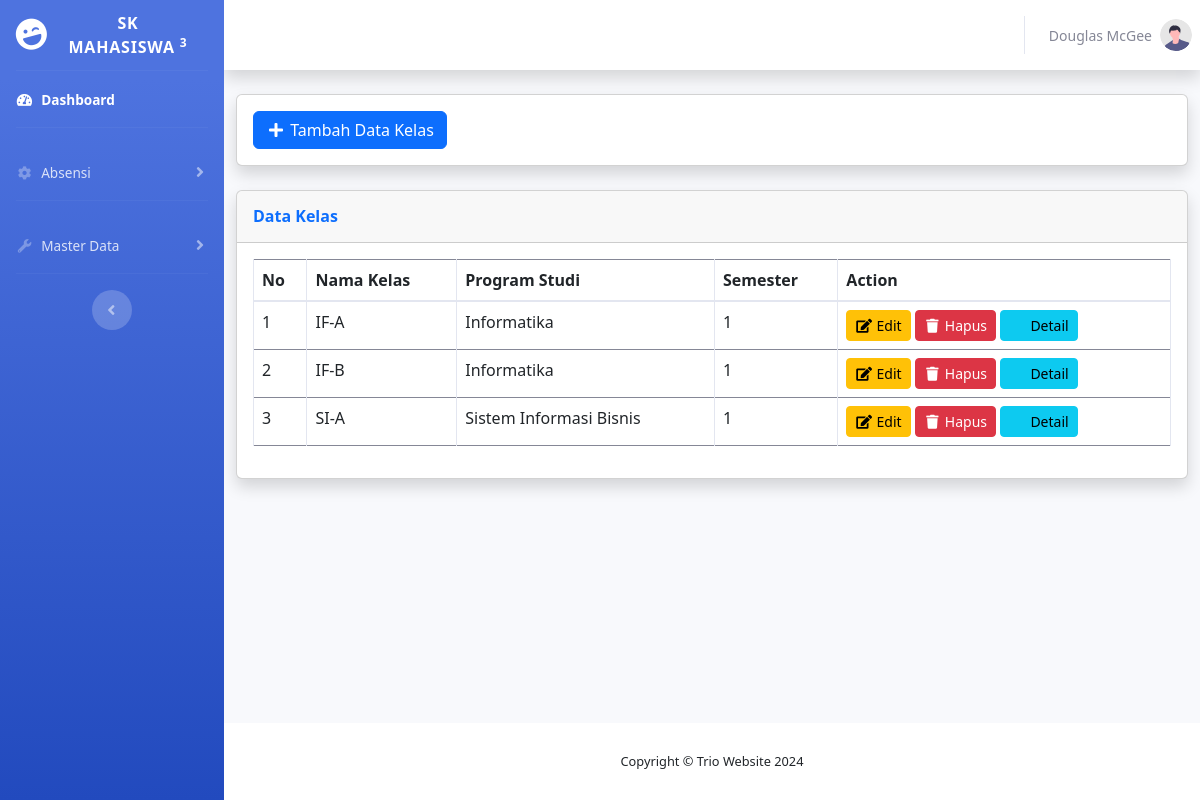
The app's page /masterdata-kelas.php with its own data.
### tables this page shows
CREATE TABLE `kelas` (
  `id_kelas` int(11) NOT NULL,
  `nama_kelas` varchar(50) NOT NULL,
  `semester` int(5) NOT NULL DEFAULT 1,
  `id_prodi` int(11) DEFAULT NULL
);

CREATE TABLE `prodi` (
  `id_prodi` int(11) NOT NULL,
  `prodi_name` varchar(100) NOT NULL,
  `jurusan_id` int(11) DEFAULT NULL
);

### masterdata-kelas.php (the view, shortened to what this page needs)
<?php include 'controller/koneksi.php'; ?>
<!DOCTYPE html>
<html lang="en">
<head>
    <link href="vendor/fontawesome-free/css/all.min.css" rel="stylesheet" type="text/css">
    <link href="css/sb-admin-2.min.css" rel="stylesheet">
    <link href="https://cdn.datatables.net/2.1.8/css/dataTables.dataTables.min.css" rel="stylesheet">
    <link href="https://cdn.jsdelivr.net/npm/bootstrap@5.3.0-alpha3/dist/css/bootstrap.min.css" rel="stylesheet">
</head>
<body id="page-top">
    <div id="wrapper">
        <?php include 'sidebar.php'; ?>
        <div id="content-wrapper" class="d-flex flex-column">
            <div id="content">
                <nav class="navbar navbar-expand navbar-light bg-white topbar mb-4 static-top shadow">
                    <ul class="navbar-nav ml-auto">
                        <li class="nav-item dropdown no-arrow">
                            <a class="nav-link dropdown-toggle" href="#" id="userDropdown" role="button"
                                data-toggle="dropdown" aria-haspopup="true" aria-expanded="false">
                                <span class="mr-2 d-none d-lg-inline text-gray-600 small">Douglas McGee</span>
                                <img class="img-profile rounded-circle" src="img/undraw_profile.svg">
                            </a>
                        </li>
                    </ul>
                </nav>
                <div class="container-fluid">
                    <div class="card shadow mb-4">
                        <div class="card-body">
                            <div class="">
                                <a class="btn btn-primary" data-bs-toggle="modal" data-bs-target="#addKelasModal"><i
                                        class="fas fa-fw fa-plus"></i> Tambah Data
                                    Kelas</a>
                            </div>
                        </div>
                    </div>
                    <div class="card shadow mb-4">
                        <div class="card-header py-3">
                            <h6 class="m-0 font-weight-bold text-primary">Data Kelas</h6>
                        </div>
                        <div class="card-body">
                            <div class="table-responsive">
                              <table class="table table-bordered" id="dataTable" width="100%" cellspacing="0">
    <thead>
        <tr>
            <th>No</th>
            <th>Nama Kelas</th>
            <th>Program Studi</th>
            <th>Semester</th>
            <th>Action</th>
        </tr>
    </thead>
    <tbody>
        <?php
        $no = 1;
        $query = mysqli_query($conn, "SELECT * FROM kelas");
        while ($row = mysqli_fetch_array($query)) {
            ?>
                                                                            <tr>
                                                                                <td><?php echo $no++; ?></td>
                                                                                <td><?php echo $row['nama_kelas']; ?></td>
                                                                                <?php
                                                                                $idprodi = $row['id_prodi'];
                                                                                $query2 = mysqli_query($conn, "SELECT * FROM prodi WHERE id_prodi = $idprodi");
                                                                                $row2 = mysqli_fetch_array($query2);
                                                                                ?>
                                                                                <td><?php echo $row2['prodi_name']; ?></td>
                                                                                <td><?php echo $row['semester']; ?></td>
                                                                                <td>
                                                                                    <a class="btn btn-warning btn-sm"
                                                                                       data-bs-toggle="modal"
                                                                                       data-bs-target="#editModal"
                                                                                       onclick="editKelas(<?php echo $row['id_kelas']; ?>)">
                                                                                        <i class="fas fa-fw fa-edit"></i> Edit
                                                                                    </a>
                                                                                    <a href="#"
                                                                                       class="btn btn-danger btn-sm"
                                                                                       onclick="confirmDelete(<?php echo $row['id_kelas']; ?>)">
                                                                                        <i class="fas fa-fw fa-trash"></i> Hapus
                                                                                    </a>
                                                                                    <a class="btn btn-info btn-sm"
                                                                                       data-bs-toggle="modal"
                                                                                       data-bs-target="#detailModal">
                                                                                        <i class="fas fa-fw fa-ticket-detailed-fill"></i> Detail
                                                                                    </a>
                                                                                </td>
                                                                            </tr>
                                                                            <?php
        }
        ?>
    </tbody>
</table>
                            </div>
                        </div>
                    </div>
                </div>
            </div>
            <footer class="sticky-footer bg-white">
                <div class="container my-auto">
                    <div class="copyright text-center my-auto">
                        <span>Copyright &copy; Trio Website 2024</span>
                    </div>
                </div>
            </footer>
        </div>
    </div>
</body>
</html>

### records on screen
kelas: nama_kelas "IF-A", id_prodi.prodi_name "Informatika", semester "1"
kelas: nama_kelas "IF-B", id_prodi.prodi_name "Informatika", semester "1"
kelas: nama_kelas "SI-A", id_prodi.prodi_name "Sistem Informasi Bisnis", semester "1"
